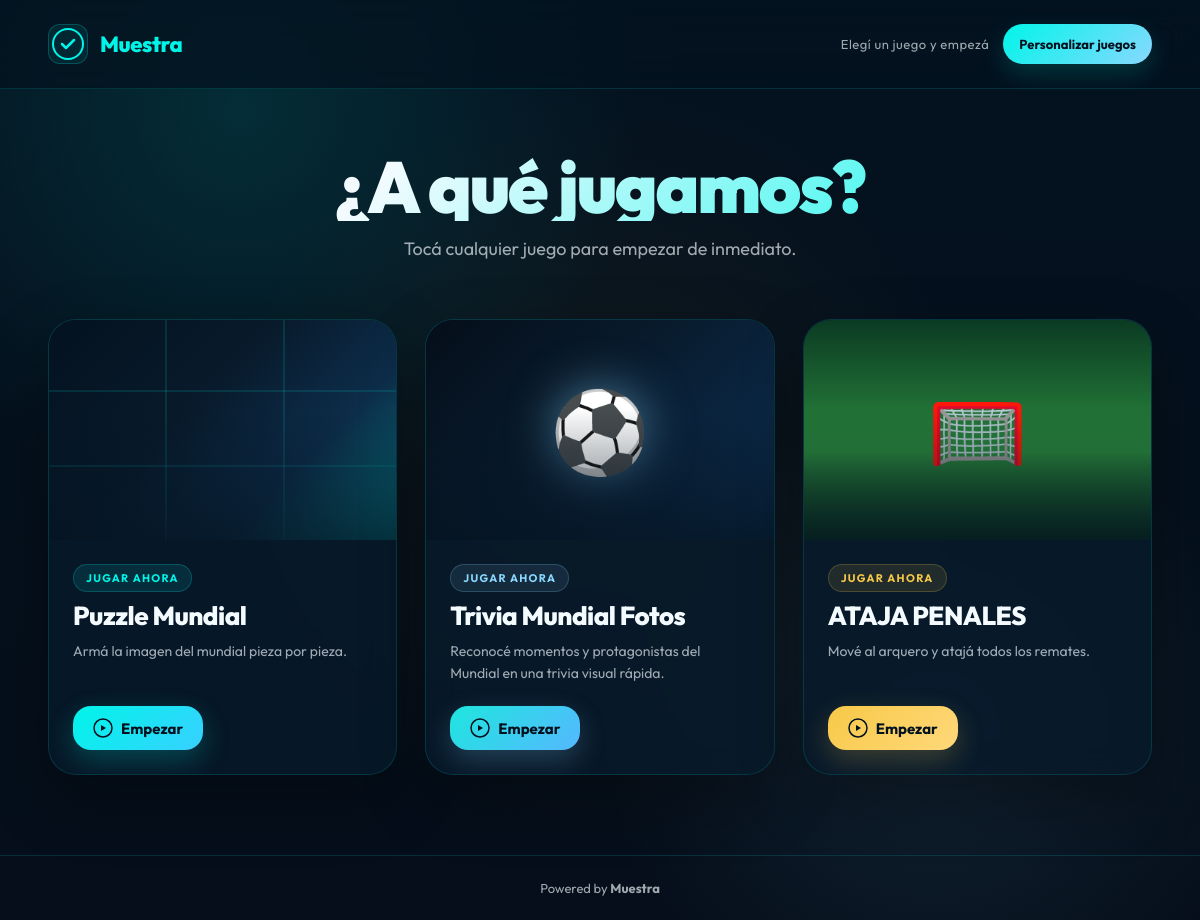
The page / on the database its author committed.
### games/models.py (models this page shows, shortened)
class Game(models.Model):
    SLUG_PUZZLE_MUNDIAL = "puzzle-mundial"
    SLUG_TRIVIA_MUNDIAL_FOTOS = "trivia-mundial-fotos"
    SLUG_ARQUERO = "el-del-arquero"
    slug = models.SlugField(unique=True)
    name = models.CharField(max_length=100)
    description = models.TextField(blank=True)
    cover_image_url = models.URLField(blank=True, default="")
    is_enabled = models.BooleanField(default=True)
    is_featured = models.BooleanField(default=False)
    sort_order = models.PositiveIntegerField(default=0)
    created_at = models.DateTimeField(auto_now_add=True)
    class Meta:
        db_table = "games_game"
        verbose_name = "Juego"
        verbose_name_plural = "Juegos"
        ordering = ["sort_order", "name"]

### games/views.py (the view)
# urls.py: path("", views.home, name="home"),
@require_GET
def home(request):
    games = (
        Game.objects
        .filter(is_enabled=True)
        .order_by("sort_order", "name")
    )
    return render(request, "games/home.html", {"games": games})

### games/templates/games/home.html (shortened to what this page needs)
{% load static %}
<!DOCTYPE html>
<html lang="es">
<head>
  <link rel="stylesheet" href="{% static 'games/css/platform.css' %}" />
</head>
<body>
  <div class="platform-bg"></div>
  <header class="platform-header">
    <div class="header-inner">
      <div class="header-brand">
        <div class="brand-logo-mark">
          <svg width="32" height="32" viewBox="0 0 32 32" fill="none" aria-hidden="true">
            <circle cx="16" cy="16" r="15" stroke="#00f5e9" stroke-width="2"/>
            <path d="M10 16l4 4 8-8" stroke="#00f5e9" stroke-width="2.5" stroke-linecap="round" stroke-linejoin="round"/>
          </svg>
        </div>
        <span class="brand-name">Muestra</span>
      </div>
      <div class="header-actions">
        <p class="header-tagline">Elegí un juego y empezá</p>
        <a href="{% url 'customizer_home' %}" class="header-link">Personalizar juegos</a>
      </div>
    </div>
  </header>
  <main class="platform-main">
    <section class="games-hero">
      <h1 class="games-hero-title">¿A qué jugamos?</h1>
      <p class="games-hero-subtitle">Tocá cualquier juego para empezar de inmediato.</p>
    </section>
    <section class="games-grid" aria-label="Juegos disponibles">
      {% for game in games %}
      <a href="{% url 'runner_page' game.slug %}" class="game-card game-card--{{ game.slug }}" aria-label="Jugar {{ game.name }}">
        <div class="game-card__media">
          {% if game.cover_image_url %}
            <img src="{{ game.cover_image_url }}" alt="{{ game.name }}" class="game-card__cover" loading="lazy" />
          {% else %}
            <div class="game-card__cover-placeholder game-cover--{{ game.slug }}"></div>
          {% endif %}
          <div class="game-card__overlay"></div>
        </div>
        <div class="game-card__body">
          <div class="game-card__meta">
            <span class="game-card__badge">Jugar ahora</span>
          </div>
          <h2 class="game-card__name">{{ game.name }}</h2>
          {% if game.description %}
          <p class="game-card__desc">{{ game.description }}</p>
          {% endif %}
          <div class="game-card__cta">
            <span class="cta-btn">
              <svg width="20" height="20" viewBox="0 0 20 20" fill="none" aria-hidden="true">
                <circle cx="10" cy="10" r="9" stroke="currentColor" stroke-width="1.5"/>
                <path d="M8 7l5 3-5 3V7z" fill="currentColor"/>
              </svg>
              Empezar
            </span>
          </div>
        </div>
      </a>
      {% empty %}
      <p class="no-games">No hay juegos disponibles en este momento.</p>
      {% endfor %}
    </section>
  </main>
  <footer class="platform-footer">
    <p>Powered by <strong>Muestra</strong></p>
  </footer>
</body>
</html>

### rows shown on the page
Game: name "Puzzle Mundial", description "Armá la imagen del mundial pieza por pieza."
Game: name "Trivia Mundial Fotos", description "Reconocé momentos y protagonistas del Mundial en una trivia visual rápida."
Game: name "ATAJA PENALES", description "Mové al arquero y atajá todos los remates."
